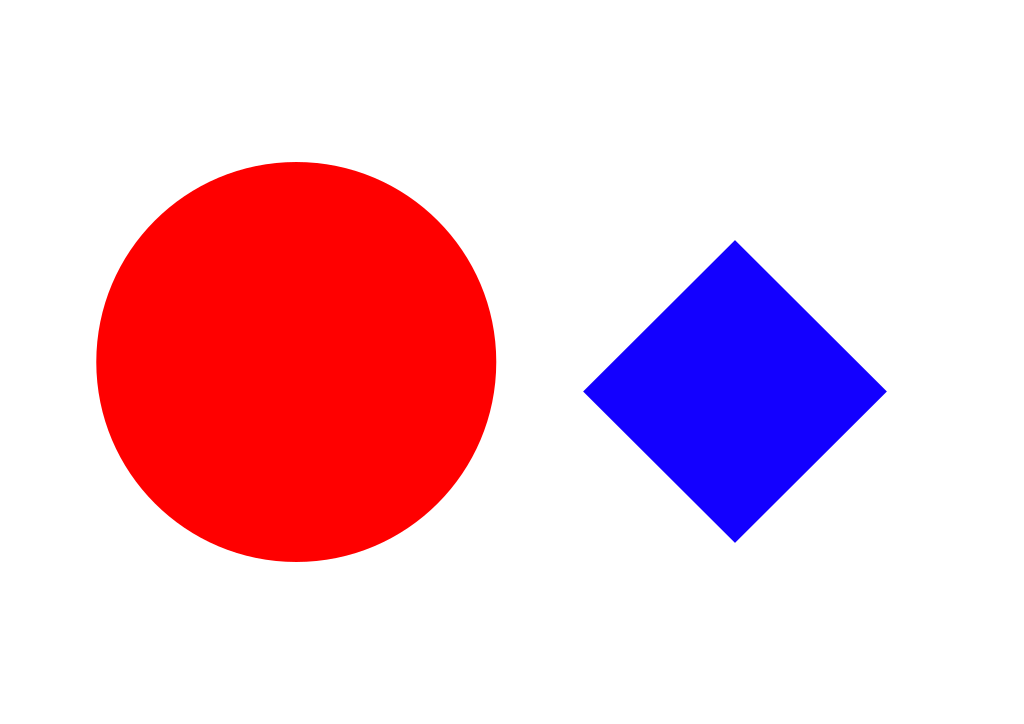
#> input picture task_1a_explore_opencv/Task_1A_Part1/Samples/Sample1.png, 1024 x 724 px, found by its file name
$ python 1A_hsv.py
#> lines starting #> are read from the running program, lines starting #| are printed output that depends on the picture
import cv2
import numpy as np
from matplotlib import pyplot as plt
import math
#import time

image = cv2.imread("Sample1.png")
#> image is the input picture: shape (724, 1024, 3); mean B, G, R 211.8, 196, 240.4
sub_image = image[200: 900, 0:800]
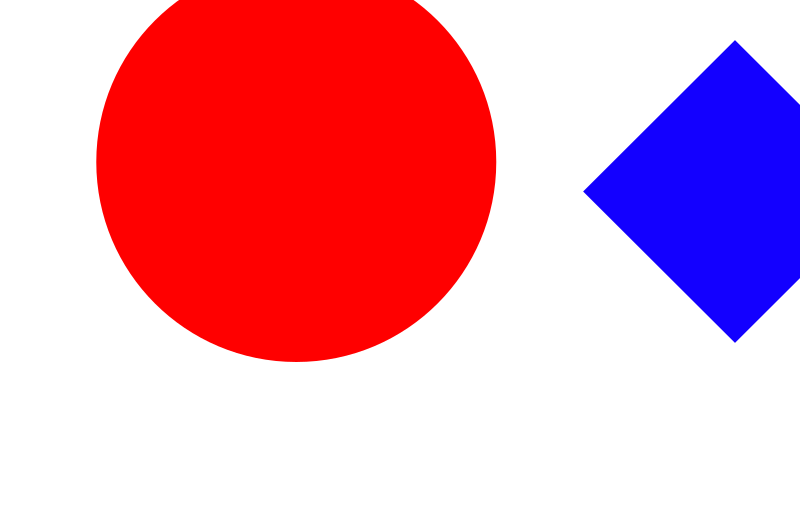
#> sub_image: shape (524, 800, 3); mean B, G, R 182.3, 158.9, 233.3

hsv = cv2.cvtColor(sub_image, cv2.COLOR_BGR2HSV)
#> hsv: shape (524, 800, 3); mean H, S, V 11.3, 96.1, 255
#cv2.rectangle(image, pt1=(0,200), pt2=(800,900), color=(0,255), thickness=10)
print(hsv[400,600])
#| [  0   0 255]
upper_red = np.array([0, 255, 255])
for x in range(0,256):
	for y in range(0,256):
		for z in range(0,256):
			lower_red = np.array([x, y, z])
#> (the run stopped early here; a loop or call above may not have finished)
